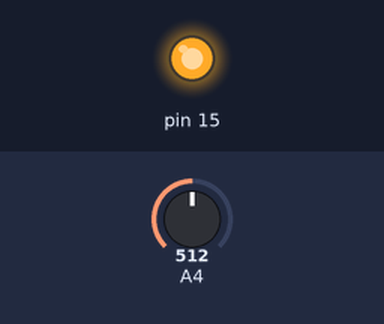
This sketch was run on a simulated Arduino Mega 2560, built with avr-gcc and run on an emulated ATmega2560. On the bench: output pins drawn as LEDs (lit = HIGH). The test bench sets the inputs (shaded band); at power-on: A4 = 512. What the sketch prints to the serial monitor is not drawn.

Above: at 1.2 s.
1.3 s: A4 set to 992
2.8 s: A4 set to 1011
At 3.9 s:
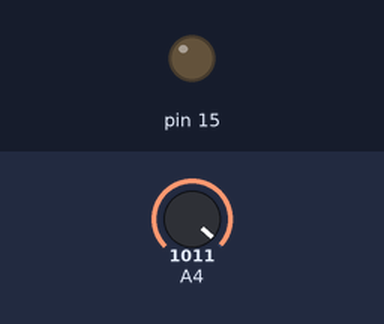
4.3 s: A4 set to 990
At 5.0 s:
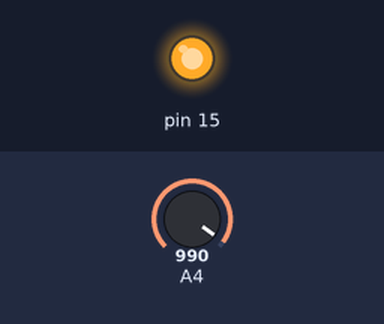
5.8 s: A4 set to 1010
At 6.2 s:
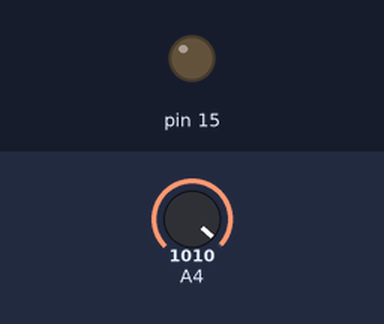
Timing chart, 0 to 8.3 s (numbered marks = the images above; inputs shaded):
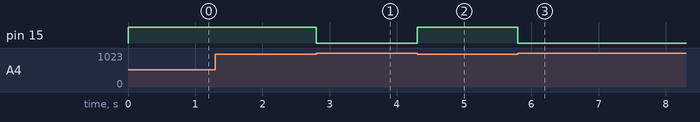

The sketch:

6.ino
```cpp
void setup() {
  Serial.begin(115200);
  pinMode(15, OUTPUT);
  pinMode(36, INPUT);
}

void loop() {
  int value = analogRead(36);
  Serial.println(value);

  if(value < 1000){
    digitalWrite(15, HIGH);
  }
  else{
    digitalWrite(15, LOW);
  }
}
```

Measured:
- the behaviour switches between 999 and 1000 on A4 (found by bisection; images 0 and 1)
- after the input at 2.8 s, pin 15: HIGH → LOW at once
- after the input at 4.3 s, pin 15: LOW → HIGH at once
- after the input at 5.8 s, pin 15: HIGH → LOW at once
